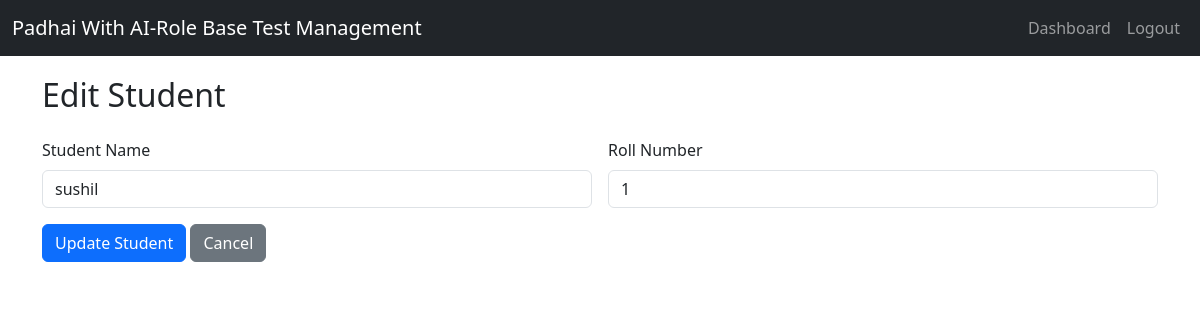
Page /edit_student/1/ (signed in) on the earlier database version.
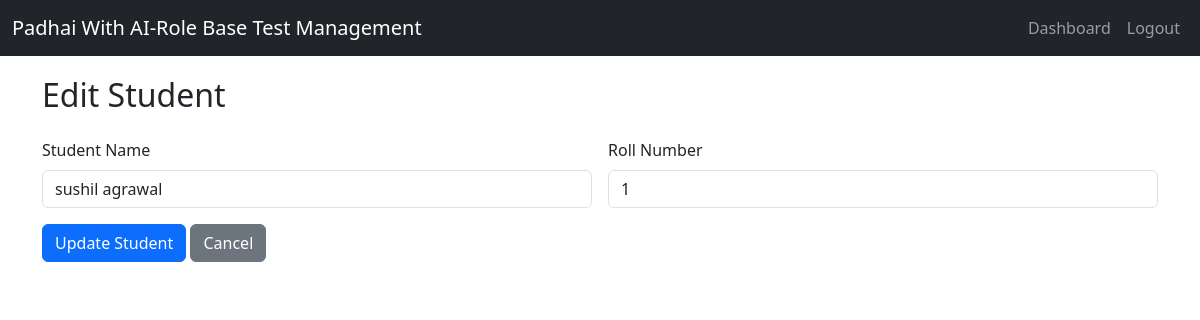
Same page on the later database version.
### test_management/models.py (models this page shows)
class Student(models.Model):
    school = models.ForeignKey(School, on_delete=models.CASCADE)
    name = models.CharField(max_length=255)
    roll_number = models.CharField(max_length=50)

### test_management/views.py (the view)
# urls.py: path('edit_student/<int:student_id>/', views.edit_student, name='edit_student'),
@login_required
def edit_student(request, student_id):
    if request.user.userprofile.role != 'school':
        return redirect('dashboard')
    student = get_object_or_404(Student, id=student_id)
    if request.method == 'POST':
        student.name = request.POST['name']
        student.roll_number = request.POST['roll_number']
        student.save()
        return redirect('school_dashboard')
    return render(request, 'edit_student.html', {'student': student})

### test_management/templates/edit_student.html (shortened to what this page needs)
{% extends 'base.html' %}
{% block content %}
<h2 class="mb-4">Edit Student</h2>
<form method="POST" class="row g-3">
    <div class="col-md-6">
        <label for="name" class="form-label">Student Name</label>
        <input type="text" class="form-control" id="name" name="name" value="{{ student.name }}" required>
    </div>
    <div class="col-md-6">
        <label for="roll_number" class="form-label">Roll Number</label>
        <input type="text" class="form-control" id="roll_number" name="roll_number" value="{{ student.roll_number }}" required>
    </div>
    <div class="col-12">
        <button type="submit" class="btn btn-primary">Update Student</button>
        <a href="{% url 'add_student' %}" class="btn btn-secondary">Cancel</a>
    </div>
</form>
{% endblock %}

Differences in the rows shown:
changed Student: name "sushil" → "sushil agrawal"
